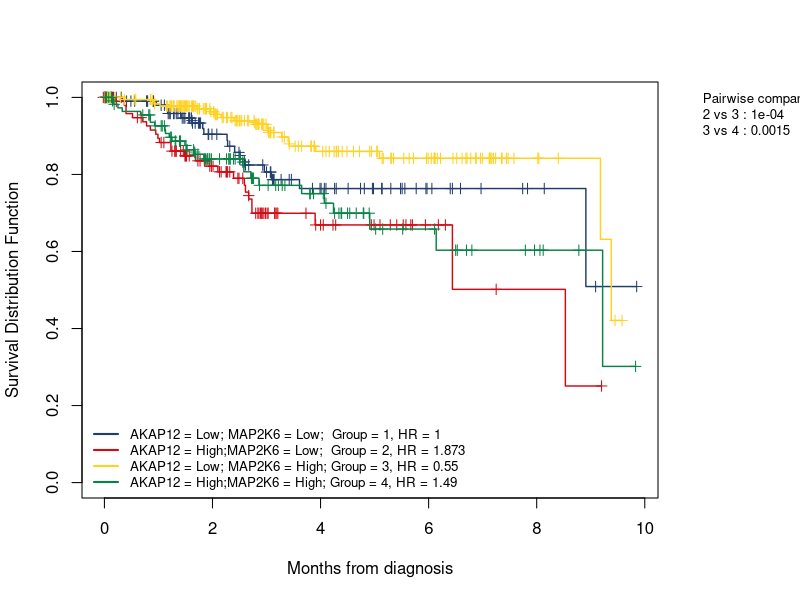

Recreate this plot in R.
## ---- chunk 1
knitr::opts_chunk$set(echo = TRUE)
## ---- chunk 2
options("repos"= c(CRAN="https://mirrors.tuna.tsinghua.edu.cn/CRAN/"))
options(BioC_mirror="http://mirrors.ustc.edu.cn/bioc/")
## ---- chunk 3
library(survival)
library(survminer)
Sys.setenv(LANGUAGE = "en") #显示英文报错信息
options(stringsAsFactors = FALSE) #禁止chr转成factor
## ---- chunk 4
df <- read.csv("easy_input.csv",row.names = 1)
head(df)
## ---- chunk 5
df$bestA <- cut(df[,3],breaks=c(-Inf,766.37, Inf), #其中766.37要改成你的基因A的高低分界值
                   labels=c("0","1"))
df$bestB <- cut(df[,4],breaks=c(-Inf,880.23, Inf), #其中880.23要改成你的基因B的高低分界值
                   labels=c("0","1"))
df$bestGroup <- paste0(df$bestA,df$bestB)
#按照两个基因表达量高低的排列组合分成4组
df$bestGroup <- ifelse(df$bestGroup=='00','1',ifelse(df$bestGroup=='10','2',ifelse(df$bestGroup=="01","3","4")))
head(df)

df$group <- df$bestGroup
## ---- chunk 6
#定义结局变量，生存时间和结局
y <- Surv(df$futime, df$fustat==1)

#logrank检验两两比较的结果
comp <- pairwise_survdiff(Surv(futime,fustat) ~ group, data = df)
pvalue <- as.vector(unlist(comp$p.value))

#将p value和两两比较的组别生成两列的数据集
name <- array(dim=c(3,3))
for(i in 1:3){
  for(j in 2:4){
    name[i,j-1] = print(paste(i,j,sep = " vs "))
  }
}
pvalue_name <- as.vector(t(name))
logrank <- data.frame(pvalue_name,pvalue)
logrank

#挑选p value小于0.05的记录
logrank_sig <- subset(logrank, pvalue < 0.05)
#如果p值太小，就写“<0.0001”，否则保留小数点后4位
logrank_sig$pvalue <- lapply(logrank_sig$pvalue,function(i)
  ifelse (i<0.0001,"<0.0001",round(i, 4)))
logrank_sig

#进行COX回归，导出每组对应的HR值，并将1赋值给对照组
coxph.fit <- coxph(y ~ as.factor(group), data = df) 
hr <- round(coef(summary(coxph.fit))[,2],3)
HR <- c(1,as.vector(unlist(hr)))
## ---- chunk 7
#KM曲线的绘制
kmfit <- survfit(y~df$group,)

#写legend
A = c("Low; ", "High;", "Low; ", "High;")
B = c("Low; ", "Low; ", "High;", "High;")
Group = c(1,2,3,4)
text.legend1 <- paste0(colnames(df)[3], " = ", A, colnames(df)[4], " = ", B, " Group = ", Group, ", HR = ", HR)
text.legend2 <- paste0(logrank_sig$pvalue_name," : ",logrank_sig$pvalue)

#自定义足够你用的颜色
mycol <- c("#223D6C","#D20A13","#FFD121","#088247","#11AA4D","#58CDD9","#7A142C","#5D90BA","#431A3D","#91612D","#6E568C","#E0367A","#D8D155","#64495D","#7CC767")

#画图，并保存到pdf文件
pdf("nSurv.pdf",width = 7,height = 6)
par(xpd = T, 
    mar = par()$mar + c(0,0,0,5)#,#在右侧给图例留出空间
    #cex.axis=0.8, cex.lab=1, cex.main=1, cex.sub=1 #修改字体大小
    )
plot(kmfit, 
     col= mycol, 
     lwd = 1.4,#线的粗细
     #pch = "o", #如果你也想让观测点的形状是o，就运行这行
     xlab="Months from diagnosis", 
     ylab="Survival Distribution Function", 
     mark.time=TRUE)
legend("bottomleft", lty=c("solid","solid","solid","solid"),
       col=mycol, 
       legend=text.legend1, 
       bty="n", 
       lwd = 2,
       cex=0.8)
legend("topright", 
       inset=c(-0.3,0), #图例画到图外面
       legend=c("Pairwise comparison",text.legend2), 
       bty="n", 
       cex=0.8)
dev.off()
## ---- chunk 8
sessionInfo()
